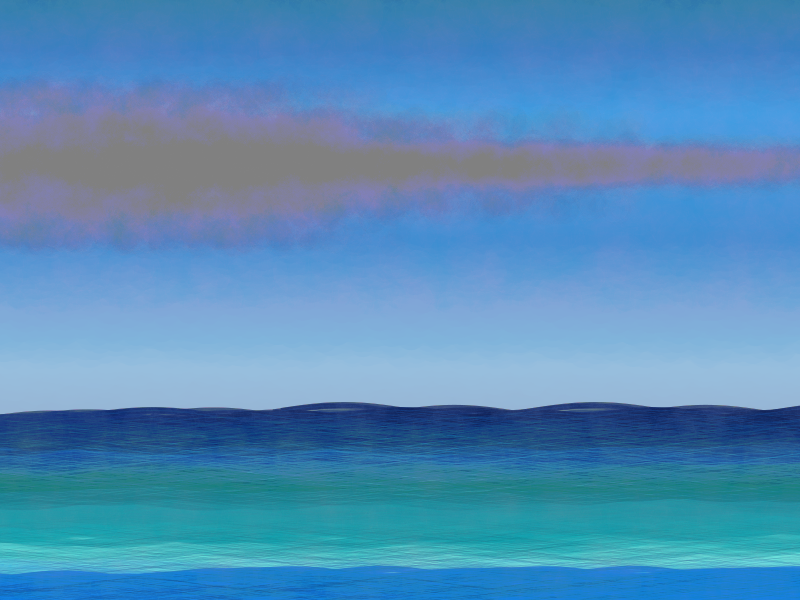

Write the R code that produced this figure.
#Genuary 15 2023 - Sine Waves <3

#=============================================================================#
#Lbrary Load-in----------------------------------------------------------------
#=============================================================================#
library(dplyr) #Data Wrangling
library(purrr) #List manipulation/iteration
library(ggplot2) #Plotting

#=============================================================================#
#Data Set-up-------------------------------------------------------------------
#=============================================================================#

#number of waves#
n = 1000

#Limits of the page#
xmin <- 0
xmax <- 20

ymin <- 0
ymax <- 10

#Color Options#
sky_colors <- colorRampPalette(c("#94A4C4", "#98BFDE", "#2C8ED1", "#2F9DE2", "#2063A5"))(n)

water_colors <- colorRampPalette(c("#016ADF", "#0086E0", "#57E2DD", "#00A7B2", "#1095A6", "#016074","#08389E", "#001247"))(n)


#Wave Compilation#
wave_part <- tibble(x = seq(xmin, xmax, length.out = n),
                   y = sin(x)/10) 

wavex <- rep_along(1:n, seq(-10,10, length.out = 100))
wavey <- seq(0,3, length.out = n)

wave_opts <- list(wavex,
                  wavey,
                  water_colors,
                  1:n)
#=============================================================================#
#Data Compilation--------------------------------------------------------------
#=============================================================================#
waves <- pmap_df(wave_opts, ~ wave_part |>
                   mutate(x = x + jitter(..1, amount = 3),
                          y = y + jitter(..2, amount = .2),
                          color = ..3,
                          group = paste0("wave_",..4)))

#Sky Data#
sky_slice <- tibble(x = seq(0,20, length.out = n),
                    y = 2.5)

skyy <- seq(0,8.5, length.out = n)

sky <- map2_df(skyy, sky_colors, ~sky_slice |>
                 mutate(y = y + .x,
                        color = .y,
                        group = "sky"))

#Cloud Data#
x_end <- c(5,11,20)
ybottom <- c(6,6.5,7)
ytop <- c(8.5,8,7.5)

cloud_opts <- list(x_end,ybottom,ytop)
cloud_box <- pmap_df(cloud_opts, ~tibble(x = seq(0,..1, length.out = 20),
                                         y = seq(..2, ..3, length.out = 20),
                                         group = "cloud") |>
                       expand.grid())

#Colors for clouds#
grays <- colorRampPalette(c("#666666", "#ffffff"))(nrow(cloud_box))

#Overall texture#
texture <- tibble(x= seq(xmin,xmax, length.out = 20),
                  y = seq(ymin,ymax, length.out = 20),
                  group = "texture") |>
  expand.grid()

#=============================================================================#
#Final Piece-------------------------------------------------------------------
#=============================================================================#
waves |>
  ggplot(aes(x,y, group = group))+
  theme_void()+
  geom_point(data = sky, 
             color = sky$color, 
             position = position_jitter(width = .4, height = .6), 
             size = sample(seq(.1,10, length.out = 25), nrow(sky), replace = TRUE))+
  geom_path(color = waves$color, 
            linewidth = 2, 
            alpha = .8)+
  geom_path(color = rev(waves$color), 
            linewidth = .1, 
            alpha = .2)+
  geom_point(data = cloud_box, 
             size = sample(seq(5,10, length.out = 30), nrow(cloud_box), replace = TRUE), 
             alpha = .01, position = position_jitter(width = 5, height = .1), 
             color = sample(grays)) +
  geom_point(data = texture, 
             size = sample(seq(10,20, length.out = 50), nrow(texture), replace = TRUE), 
             alpha = .002, color = "#ffffff", 
             position = position_jitter(width = .5, height = .4))+
  coord_cartesian(xlim = c(xmin,xmax),
                  ylim = c(ymin,ymax),
                  expand = FALSE)

#To save the output:
# ggsave("images/15.png",
#        dev = "png",
#        dpi = 300)